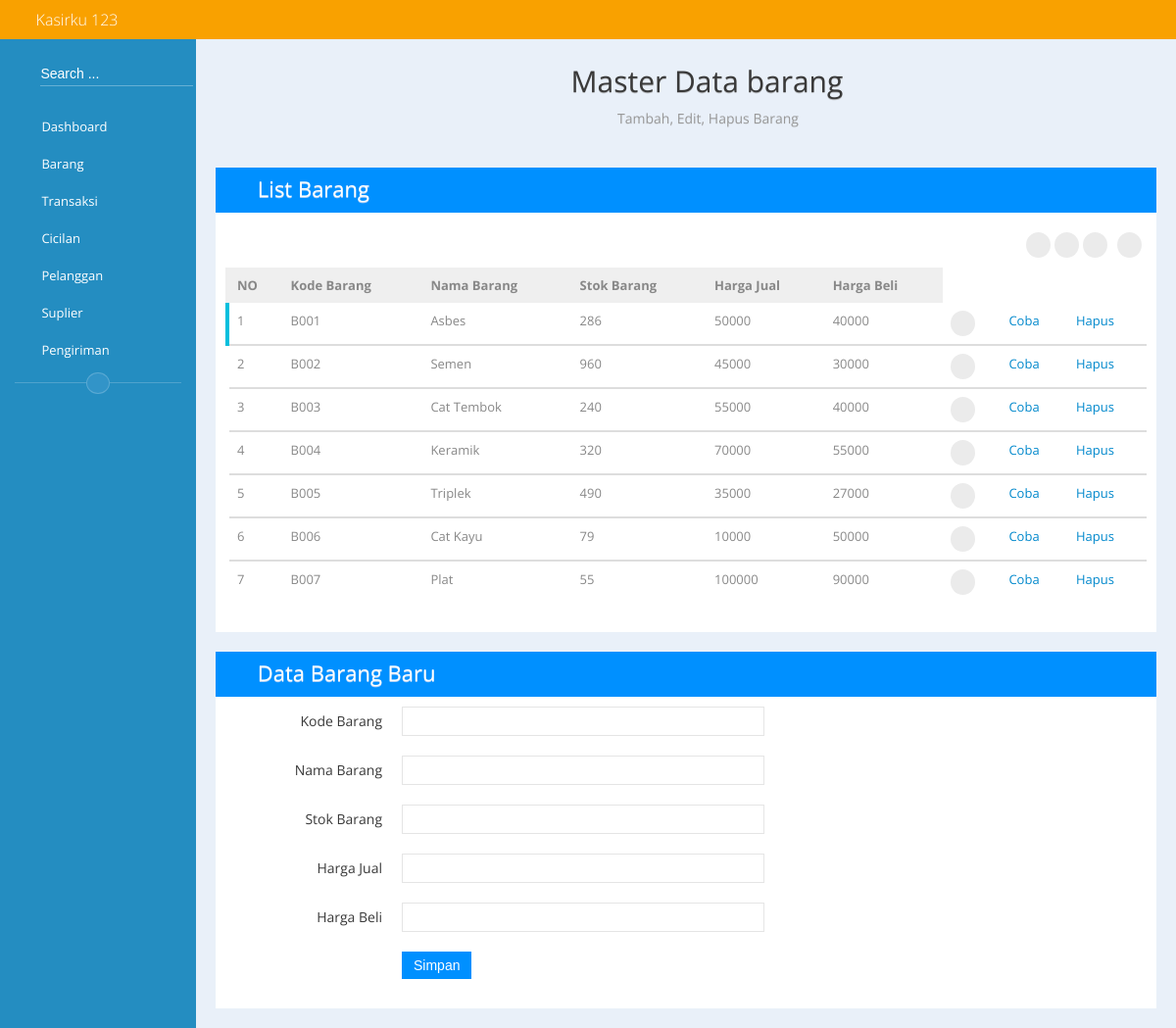
/list_barang.php, run on the app's committed database.
### tables this page shows
CREATE TABLE `barang` (
  `kode_brg` varchar(4) NOT NULL,
  `nama_brg` varchar(10) NOT NULL,
  `stok_brg` int(10) NOT NULL,
  `harga_jual` int(10) NOT NULL,
  `harga_beli` int(10) NOT NULL
);

### logic/oop.php (called while the page is built, shortened)
<?php
	class oop
	{
		var $con;
		public function __construct ()
		{
			$this->con = new mysqli(self::host, self::username, self::pass, self::db);
		}
		public	function readData ($table)
		{
			$query = "SELECT  * from $table";
			$hasil = $this->con->query($query);
			while($nilai = mysqli_fetch_array($hasil))
			{
				$value[] = $nilai;
			}
			return $value;
		}
	}

### list_barang.php (the view, shortened to what this page needs)
<!DOCTYPE html>
 <html class="no-js">
    <head>
        <link rel="stylesheet" href="assets/bootstrap/bootstrap.min.css">
        <link rel="stylesheet" href="assets/bootstrap/bootstrap-responsive.min.css">
        <link rel="stylesheet" href="assets/font-awesome/css/font-awesome.min.css">
        <link rel="stylesheet" href="assets/normalize/normalize.css">
        <link rel="stylesheet" href="css/flaty.css">
        <link rel="stylesheet" href="css/flaty-responsive.css">
    </head>
    <body>
        <?php
        	include 'assets/navbar.php';
        ?>
        <div class="container-fluid" id="main-container">
            <?php
            	include 'assets/sidebar.php';
            	?>
            <div id="main-content">
                <div class="page-title">
                    <div>
                       <center> <h1><i class="icon-archive"></i> Master Data barang</h1>
                        <h4>Tambah, Edit, Hapus Barang</h4></center></center>
                    </div>
                </div>
                <div class="row-fluid">
                    <div class="span12">
                        <div class="box">
                            <div class="box-title" style="background-color: #0090ff">
                                <h3><i class="icon-table"></i> List Barang</h3>
                                <div class="box-tool">
                                    <a data-action="collapse" href="#"><i class="icon-chevron-up"></i></a>
                                    <a data-action="close" href="#"><i class="icon-remove"></i></a>
                                </div>
                            </div>
                            <div class="box-content">
                                <div class="btn-toolbar pull-right clearfix">
                                    <div class="btn-group">
                                        <a class="btn btn-circle show-tooltip" title="Print" href="#"><i class="icon-print"></i></a>
                                        <a class="btn btn-circle show-tooltip" title="Export to PDF" href="#"><i class="icon-file-text-alt"></i></a>
                                        <a class="btn btn-circle show-tooltip" title="Export to Exel" href="#"><i class="icon-table"></i></a>
                                    </div>
                                    <div class="btn-group">
                                        <a class="btn btn-circle show-tooltip" title="Refresh" href="#"><i class="icon-repeat"></i></a>
                                    </div>
                                </div>
                                <div class="clearfix"></div>
<table class="table table-advance" id="table1">
    <thead>
        <tr>
 			<th> NO</th>
            <th>Kode Barang</th>
            <th>Nama Barang</th>
            <th>Stok Barang</th>
            <th>Harga Jual</th>
            <th>Harga Beli</th>
        </tr>
    </thead>
    <tbody>
        <tr class="table-flag-blue">
           <?php
            include 'logic/oop.php';
            $oop = new oop();
            $nomor=1;
        	foreach ($oop->readData('barang') as $isi)
        	{ ?>
        	<td><?php echo $nomor++?></td>
            <td><?php echo $isi['kode_brg']; ?></td>
            <td><?php echo $isi['nama_brg']; ?></td>
            <td><?php echo $isi['stok_brg']; ?></td>
            <td><?php echo $isi['harga_jual']; ?> </td>
            <td><?php echo $isi['harga_beli']; ?></td>
            <td>
              <a class="btn btn-circle show-tooltip" title="Update" href="#myModal<?php echo $nomor; ?>" role="button" data-toggle="modal"><i class="icon-edit"></i></a>
            </td>
            <td>
              <a href="update.php?kode=<?php echo $isi['kode_brg']; ?>">Coba</a>
            </td>
            <td>
              <a href="logic/Delete_Barang.php?del=<?php echo $isi['kode_brg']; ?>">Hapus</a>
            </td>
             </tr>
    </tbody>
             <?php
           }
           ?>
        </table>
     </div>
    </div>
</div>
                    <div class="row-fluid" >
                    <div class="span12">
                        <div class="box">
                            <div class="box-title" style="background-color: #0090ff">
                                <h3><i class="icon-reorder"></i> Data Barang Baru </h3>
                                <div class="box-tool">
                                    <a data-action="collapse" href="#"><i class="icon-chevron-up"></i></a>
                                    <a data-action="close" href="#"><i class="icon-remove"></i></a>
                                </div>
                            </div>
                            <div class="box-content">
                                <form action="logic/Tambah_Barang.php" class="form-horizontal" method="post">
                                   <div class="control-group">
                                      <label class="control-label">Kode Barang</label>
                                      <div class="controls">
                                         <input type="text" class="span6" name="kode_brg" />
                                      </div>
                            </div>
                            <div class="control-group">
                                      <label class="control-label">Nama Barang</label>
                                      <div class="controls">
                                         <input type="text" class="span6" name="nama_brg" />
                                      </div>
                            </div>
                             <div class="control-group">
                                      <label class="control-label">Stok Barang</label>
                                      <div class="controls">
                                         <input type="text" class="span6" name="stok_brg" />
                                      </div>
                            </div>
                             <div class="control-group">
                                      <label class="control-label">Harga Jual</label>
                                      <div class="controls">
                                         <input type="text" class="span6" name="harga_jual"/>
                                      </div>
                            </div>
                             <div class="control-group">
                                      <label class="control-label">Harga Beli</label>
                                      <div class="controls">
                                         <input type="text" class="span6" name="harga_beli" />
                                      </div>
                            </div>
                              <div class="control-group">
                                      <div class="controls">
                                         <button class="btn btn-primary" type="submit">Simpan</button>
                                      </div>
                            </div>
                        </form>
                    </div>
                </div>
    </body>
</html>

### data on the page
barang: kode_brg "B001", nama_brg "Asbes", stok_brg "286", harga_jual "50000", harga_beli "40000"
barang: kode_brg "B002", nama_brg "Semen", stok_brg "960", harga_jual "45000", harga_beli "30000"
barang: kode_brg "B003", nama_brg "Cat Tembok", stok_brg "240", harga_jual "55000", harga_beli "40000"
barang: kode_brg "B004", nama_brg "Keramik", stok_brg "320", harga_jual "70000", harga_beli "55000"
barang: kode_brg "B005", nama_brg "Triplek", stok_brg "490", harga_jual "35000", harga_beli "27000"
barang: kode_brg "B006", nama_brg "Cat Kayu", stok_brg "79", harga_jual "10000", harga_beli "50000"
barang: kode_brg "B007", nama_brg "Plat", stok_brg "55", harga_jual "100000", harga_beli "90000"
